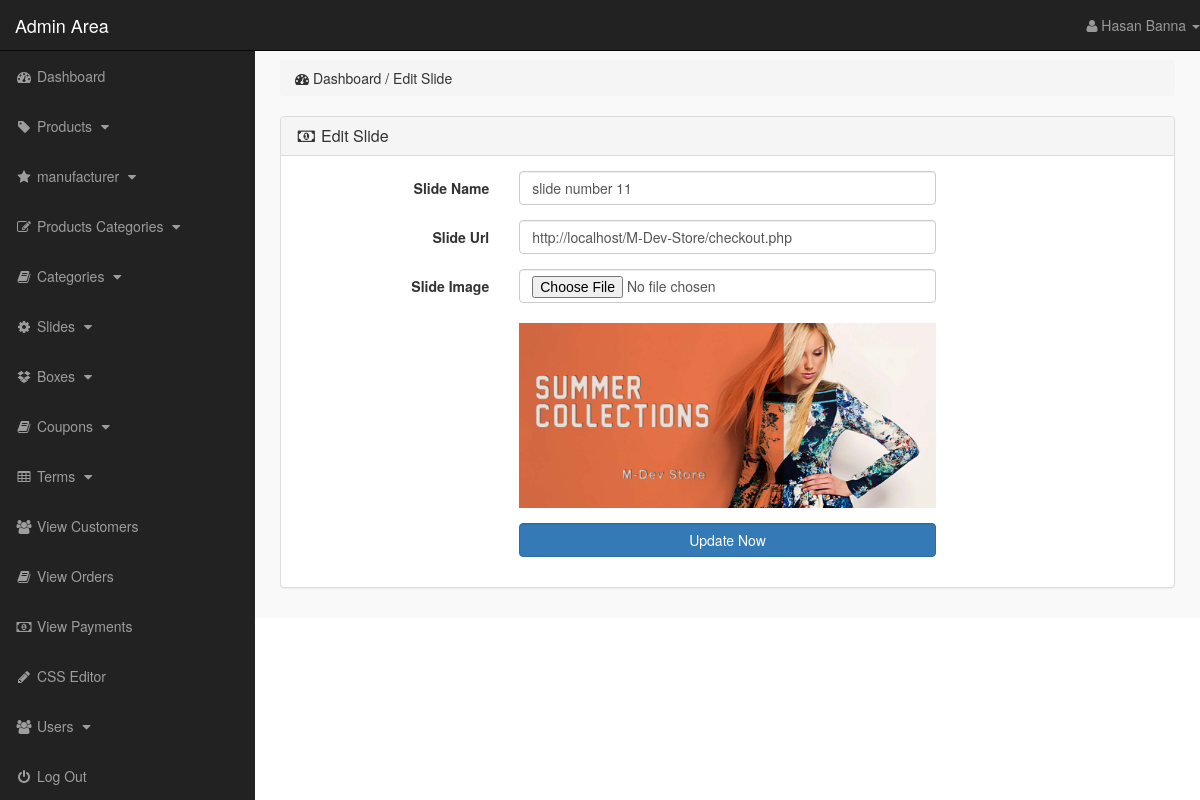
Screenshot of /admin_area/index.php?edit_slide=7 (signed in) with the database file from the repository.
### tables this page shows
CREATE TABLE `slider` (
  `slide_id` int(10) NOT NULL,
  `slide_name` varchar(255) NOT NULL,
  `slide_image` text NOT NULL,
  `slide_url` varchar(255) NOT NULL
);

### admin_area/edit_slide.php (the view, shortened to what this page needs)
<?php
    if(!isset($_SESSION['admin_email'])){
        echo "<script>window.open('login.php','_self')</script>";
    }else{
?>
<?php
    if(isset($_GET['edit_slide'])){
        $edit_slide_id = $_GET['edit_slide'];
        $edit_slide = "select * from slider where slide_id='$edit_slide_id'";
        $run_edit_slide = mysqli_query($con,$edit_slide);
        $row_edit_slide = mysqli_fetch_array($run_edit_slide);
        $slide_name = $row_edit_slide['slide_name'];
        $slide_url = $row_edit_slide['slide_url'];
        $slide_image = $row_edit_slide['slide_image'];
    }
?>
<div class="row">
    <div class="col-lg-12">
        <ol class="breadcrumb">
            <li>
                <i class="fa fa-dashboard"></i> Dashboard / Edit Slide
            </li>
        </ol>
    </div>
</div>
<div class="row">
    <div class="col-lg-12">
        <div class="panel panel-default">
            <div class="panel-heading">
                <h3 class="panel-title">
                    <i class="fa fa-money fa-fw"></i> Edit Slide
                </h3>
            </div>
            <div class="panel-body">
                <form action="" class="form-horizontal" method="post" enctype="multipart/form-data">
                    <div class="form-group">
                        <label for="" class="control-label col-md-3">
                            Slide Name
                        </label>
                        <div class="col-md-6">
                            <input name="slide_name" type="text" class="form-control" value="<?php echo $slide_name; ?>">
                        </div>
                    </div>
                    <div class="form-group">
                        <label for="" class="control-label col-md-3">
                            Slide Url
                        </label>
                        <div class="col-md-6">
                            <input name="slide_url" type="text" class="form-control" value="<?php echo $slide_url; ?>">
                        </div>
                    </div>
                    <div class="form-group">
                        <label for="" class="control-label col-md-3">
                            Slide Image
                        </label>
                        <div class="col-md-6">
                            <input type="file" name="slide_image" class="form-control">
                            <br/>
                            <img src="slides_images/<?php echo $slide_image; ?>" class="img-responsive">
                        </div>
                    </div>
                    <div class="form-group">
                        <label for="" class="control-label col-md-3"></label>
                        <div class="col-md-6">
                            <input type="submit" name="update" value="Update Now" class="btn btn-primary form-control">
                        </div>
                    </div>
                </form>
            </div>
        </div>
    </div>
</div>
<?php } ?>

### admin_area/includes/sidebar.php (shortened to what this page needs)
<?php
    if(!isset($_SESSION['admin_email'])){
        echo "<script>window.open('login.php','_self')</script>";
    }else{
?>
<nav class="navbar navbar-inverse navbar-fixed-top">
    <div class="navbar-header">
        <a href="index.php?dashboard" class="navbar-brand">Admin Area</a>
    </div>
    <ul class="nav navbar-right top-nav">
        <li class="dropdown">
            <a href="#" class="dropdown-toggle" data-toggle="dropdown">
                <i class="fa fa-user"></i> <?php echo $admin_name;  ?> <b class="caret"></b>
            </a>
        </li>
    </ul>
    <div class="collapse navbar-collapse navbar-ex1-collapse">
        <ul class="nav navbar-nav side-nav">
            <li>
                <a href="index.php?dashboard">
                        <i class="fa fa-fw fa-dashboard"></i> Dashboard
                </a>
            </li>
            <li>
                <a href="#" data-toggle="collapse" data-target="#products">
                        <i class="fa fa-fw fa-tag"></i> Products
                        <i class="fa fa-fw fa-caret-down"></i>
                </a>
            </li>
            <li>
                <a href="#" data-toggle="collapse" data-target="#manufacturer">
                        <i class="fa fa-fw fa-star"></i> manufacturer
                        <i class="fa fa-fw fa-caret-down"></i>
                </a>
            </li>
            <li>
                <a href="#" data-toggle="collapse" data-target="#p_cat">
                        <i class="fa fa-fw fa-edit"></i> Products Categories
                        <i class="fa fa-fw fa-caret-down"></i>
                </a>
            </li>
            <li>
                <a href="#" data-toggle="collapse" data-target="#cat">
                        <i class="fa fa-fw fa-book"></i> Categories
                        <i class="fa fa-fw fa-caret-down"></i>
                </a>
            </li>
            <li>
                <a href="#" data-toggle="collapse" data-target="#slides">
                        <i class="fa fa-fw fa-gear"></i> Slides
                        <i class="fa fa-fw fa-caret-down"></i>
                </a>
            </li>
            <li>
                <a href="#" data-toggle="collapse" data-target="#boxes">
                        <i class="fa fa-fw fa-dropbox"></i> Boxes
                        <i class="fa fa-fw fa-caret-down"></i>
                </a>
            </li>
            <li>
                <a href="#" data-toggle="collapse" data-target="#coupon">
                        <i class="fa fa-fw fa-book"></i> Coupons
                        <i class="fa fa-fw fa-caret-down"></i>
                </a>
            </li>
            <li>
                <a href="#" data-toggle="collapse" data-target="#terms">
                        <i class="fa fa-fw fa-table"></i> Terms
                        <i class="fa fa-fw fa-caret-down"></i>
                </a>
            </li>
            <li>
                <a href="index.php?view_customers">
                    <i class="fa fa-fw fa-users"></i> View Customers
                </a>
            </li>
            <li>
                <a href="index.php?view_orders">
                    <i class="fa fa-fw fa-book"></i> View Orders
                </a>
            </li>
            <li>
                <a href="index.php?view_payments">
                    <i class="fa fa-fw fa-money"></i> View Payments
                </a>
            </li>
            <li>
                <a href="index.php?edit_css">
                    <i class="fa fa-fw fa-pencil"></i> CSS Editor
                </a>
            </li>
            <li>
                <a href="#" data-toggle="collapse" data-target="#users">
                        <i class="fa fa-fw fa-users"></i> Users
                        <i class="fa fa-fw fa-caret-down"></i>
                </a>
            </li>
            <li>
                <a href="logout.php">
                    <i class="fa fa-fw fa-power-off"></i> Log Out
                </a>
            </li>
        </ul>
    </div>
</nav>
<?php } ?>

### admin_area/css/style.css (style rules this page uses)
body { margin-top: 100px; }
@media (min-width: 768px) { body { margin-top: 50px; } }
.top-nav { 0 15px; }
.top-nav>li { float: left; display: inline-block; }
.top-nav>li>a { color: #999999; line-height: 20px; padding-top: 15px; padding-bottom: 15px; }
@media (min-width: 768px) { .side-nav { position: fixed; top: 51px; bottom: 0; width: 255px; overflow-y: auto; overflow-x: hidden; background-color: #222222; padding-bottom: 40px; border-radius: 0; } }
@media (min-width: 768px) { .side-nav>li>a { width: 255px; } }
.panel-body { border-radius: 5px; }

### rows the page displays
slider: slide_name "slide number 11", slide_url "http://localhost/M-Dev-Store/checkout.php", slide_image (picture)

### other values shown
$admin_name "Hasan Banna"
